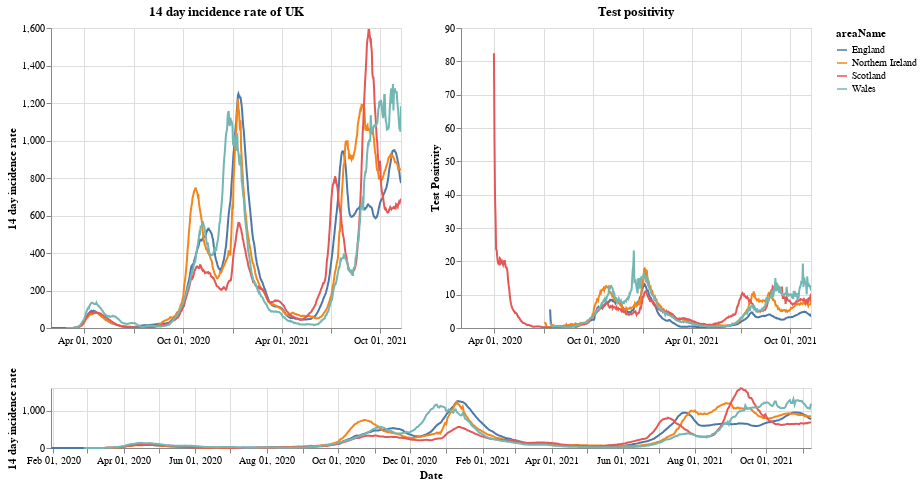

Here is the notebook cell this chart was saved with:
### Markdown cell above
# Plots

First a plot with each country in the UK. The top right shows the positivity rate for (which is the percentage of registered tests which were positive) while the top left is the 14 day incidence rate. The bottom chart can be used to select the timeframe (does not work on a mobile device).

### Code cell
#collapse
brush = alt.selection(type='interval', name='DateBrush',encodings=['x'],fields=['Time'])
leg_selection = alt.selection_multi(fields=['areaName'], bind='legend')

base = alt.Chart(uk_cases).mark_line().encode(
    x=alt.X("yearmonthdate(date):T", axis=alt.Axis(title='Date')),
    y=alt.Y("twoWeeklyCasesRate:Q", axis=alt.Axis(title='14 day incidence rate')),
    tooltip=['areaName', 'date','twoWeeklyCasesRate', 'testPositivity'],
    color='areaName',
    opacity=alt.condition(leg_selection, alt.value(2), alt.value(0.1))
).add_selection(leg_selection).properties(width=350)

upper = base.encode(alt.X('yearmonthdate(date):T', axis=alt.Axis(title=''),
                         scale=alt.Scale(domain=brush))
                   ).properties(title=f'14 day incidence rate of UK')
upper_right = upper.encode(alt.Y('testPositivity:Q', axis=alt.Axis(title='Test Positivity'))).properties(title='Test positivity')
lower = base.properties(height=60, width = 760).add_selection(brush)

(upper | upper_right) & lower

### Figure 1 — Vega-Lite specification as saved in the notebook (floating-point values rounded to 4 significant figures; data arrays with more than 128 entries replaced by an {"elided": "..."} marker saying what was removed)
{"config": {"view": {"continuousWidth": 400, "continuousHeight": 300}}, "vconcat": [{"hconcat": [{"mark": "line", "encoding": {"color": {"type": "nominal", "field": "areaName"}, "opacity": {"condition": {"value": 2, "selection": "selector001"}, "value": 0.1}, "tooltip": [{"type": "nominal", "field": "areaName"}, {"type": "temporal", "field": "date"}, {"type": "quantitative", "field": "twoWeeklyCasesRate"}, {"type": "quantitative", "field": "testPositivity"}], "x": {"type": "temporal", "axis": {"title": ""}, "field": "date", "scale": {"domain": {"selection": "DateBrush"}}, "timeUnit": "yearmonthdate"}, "y": {"type": "quantitative", "axis": {"title": "14 day incidence rate"}, "field": "twoWeeklyCasesRate"}}, "selection": {"selector001": {"type": "multi", "fields": ["areaName"], "bind": "legend"}}, "title": "14 day incidence rate of UK", "width": 350}, {"mark": "line", "encoding": {"color": {"type": "nominal", "field": "areaName"}, "opacity": {"condition": {"value": 2, "selection": "selector001"}, "value": 0.1}, "tooltip": [{"type": "nominal", "field": "areaName"}, {"type": "temporal", "field": "date"}, {"type": "quantitative", "field": "twoWeeklyCasesRate"}, {"type": "quantitative", "field": "testPositivity"}], "x": {"type": "temporal", "axis": {"title": ""}, "field": "date", "scale": {"domain": {"selection": "DateBrush"}}, "timeUnit": "yearmonthdate"}, "y": {"type": "quantitative", "axis": {"title": "Test Positivity"}, "field": "testPositivity"}}, "selection": {"selector001": {"type": "multi", "fields": ["areaName"], "bind": "legend"}}, "title": "Test positivity", "width": 350}]}, {"mark": "line", "encoding": {"color": {"type": "nominal", "field": "areaName"}, "opacity": {"condition": {"value": 2, "selection": "selector001"}, "value": 0.1}, "tooltip": [{"type": "nominal", "field": "areaName"}, {"type": "temporal", "field": "date"}, {"type": "quantitative", "field": "twoWeeklyCasesRate"}, {"type": "quantitative", "field": "testPositivity"}], "x": {"type": "temporal", "axis": {"title": "Date"}, "field": "date", "timeUnit": "yearmonthdate"}, "y": {"type": "quantitative", "axis": {"title": "14 day incidence rate"}, "field": "twoWeeklyCasesRate"}}, "height": 60, "selection": {"selector001": {"type": "multi", "fields": ["areaName"], "bind": "legend"}, "DateBrush": {"type": "interval", "encodings": ["x"], "fields": ["Time"]}}, "width": 760}], "data": {"name": "data-727bc169a174bae54e2614195c6fe23a"}, "$schema": "https://vega.github.io/schema/vega-lite/v4.8.1.json", "datasets": {"data-727bc169a174bae54e2614195c6fe23a": {"elided": "2504 records"}}}
